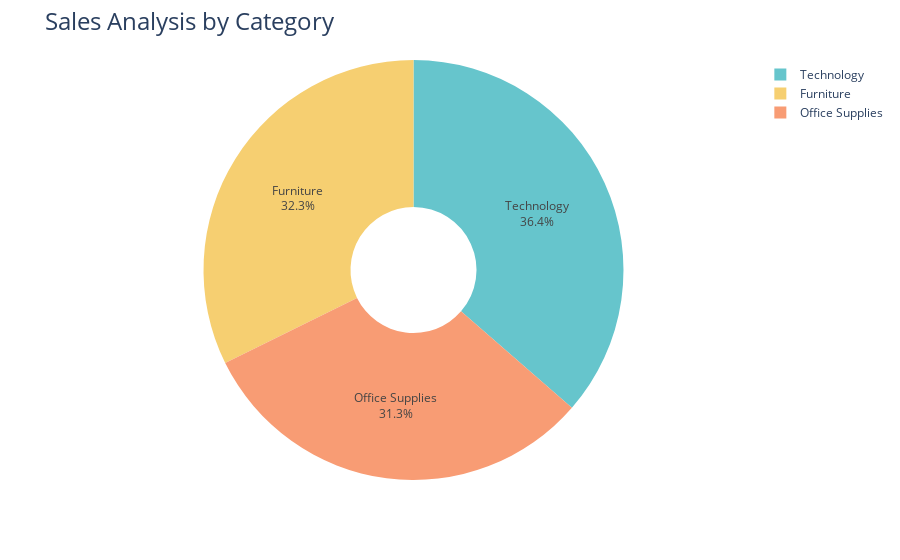

Notebook source saved alongside this figure:
### Code cell
fig = px.pie(sales_by_category,
            values='Sales',
            names='Category',
            hole=0.3,
            color_discrete_sequence=px.colors.qualitative.Pastel)
fig.update_traces(textposition='inside',textinfo='percent+label')
fig.update_layout(title_text='Sales Analysis by Category', title_font=dict(size=24))

fig.show()

### Figure 1 — Plotly figure (JSON) as saved in the notebook; plotly's stock layout.template omitted (floating-point values rounded to 4 significant figures)
{"data": [{"domain": {"x": [0, 1], "y": [0, 1]}, "hole": 0.3, "hovertemplate": "Category=%{label}<br>Sales=%{value}<extra></extra>", "labels": ["Furniture", "Office Supplies", "Technology"], "legendgroup": "", "name": "", "showlegend": true, "textinfo": "percent+label", "textposition": "inside", "type": "pie", "values": [742000.0, 719000.0, 836200.0]}], "layout": {"autosize": true, "legend": {"tracegroupgap": 0}, "margin": {"t": 60}, "piecolorway": ["rgb(102, 197, 204)", "rgb(246, 207, 113)", "rgb(248, 156, 116)", "rgb(220, 176, 242)", "rgb(135, 197, 95)", "rgb(158, 185, 243)", "rgb(254, 136, 177)", "rgb(201, 219, 116)", "rgb(139, 224, 164)", "rgb(180, 151, 231)", "rgb(179, 179, 179)"], "title": {"font": {"size": 24}, "text": "Sales Analysis by Category"}}}
